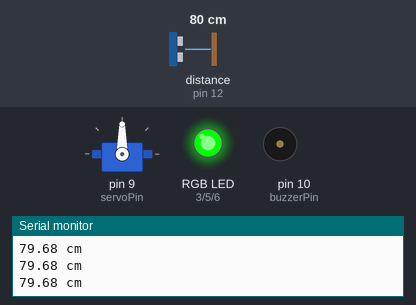
Recording of a sketch running on a simulated Arduino Uno, built with avr-gcc and run on an emulated ATmega328P. Parts: servo, an RGB LED mixed from three pins (HIGH = lit), buzzer (waves = sounding), the last lines printed to the serial monitor. Wiring (inferred from the names in the program): ultrasonic range finder: trigger pin 11; echo pin 12. Inputs (shaded band) come from the test bench; at power-on: distance to the obstacle (sensor on pin 12) 80 cm. The echo pulse lasts 58.3 µs per cm; pins used as bus, display or sensor lines are not drawn.

Above: at 1.2 s.
1.3 s: distance to the obstacle (sensor on pin 12) set to 18 cm
2.8 s: distance to the obstacle (sensor on pin 12) set to 14 cm
At 3.4 s:
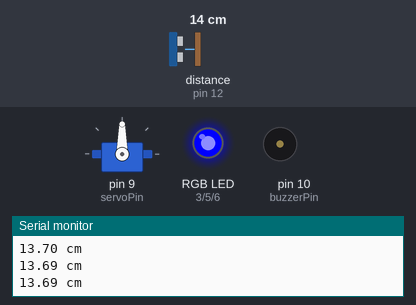
4.3 s: distance to the obstacle (sensor on pin 12) set to 2 cm
At 5.2 s:
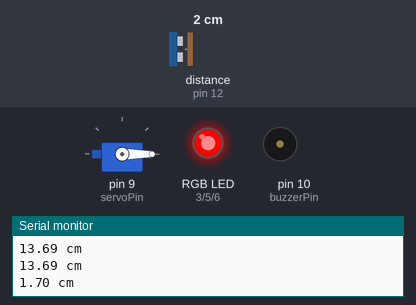
7.3 s: distance to the obstacle (sensor on pin 12) set to 4 cm
10.3 s: distance to the obstacle (sensor on pin 12) set to 7 cm
At 11.4 s:
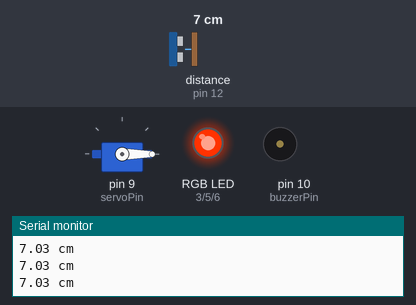
12.2 s: distance to the obstacle (sensor on pin 12) set to 35 cm
At 13.1 s:
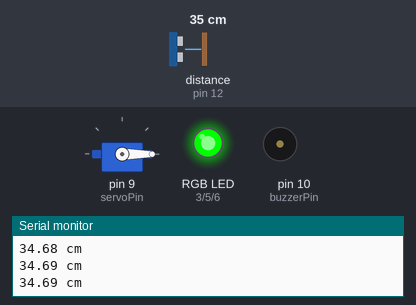
Timing chart, 0 to 14.8 s (numbered marks = the images above; inputs shaded):
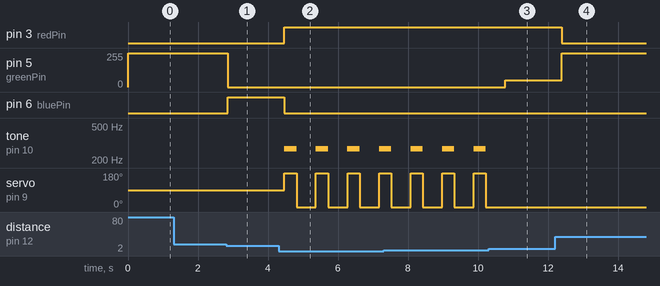

The sketch:

3c-motion-alarm.ino
```cpp
/*
  SparkFun Inventor’s Kit
  Circuit 3B-Distance Sensor

  Control the color of an RGB LED using an ultrasonic distance sensor.

  This sketch was written by SparkFun Electronics, with lots of help from the Arduino community.
  This code is completely free for any use.

  View circuit diagram and instructions at: https://learn.sparkfun.com/tutorials/sparkfun-inventors-kit-experiment-guide---v41
  Download drawings and code at: https://github.com/sparkfun/SIK-Guide-Code
*/

#include <Servo.h>                //include the Servo library

const int trigPin = 11;           //connects to the trigger pin on the distance sensor
const int echoPin = 12;           //connects to the echo pin on the distance sensor

const int redPin    = 3;           //pin to control the red LED inside the RGB LED
const int greenPin  = 5;           //pin to control the green LED inside the RGB LED
const int bluePin   = 6;           //pin to control the blue LED inside the RGB LED
const int servoPin  = 9;           //pin to control the servo
const int buzzerPin = 10;          //pin to control the buzzer

float distance = 0;               //stores the distance measured by the distance sensor

Servo myServo; // create a servo object

void setup()
{
  Serial.begin (9600);        //set up a serial connection with the computer

  pinMode(trigPin, OUTPUT);   //the trigger pin will output pulses of electricity
  pinMode(echoPin, INPUT);    //the echo pin will measure the duration of pulses coming back from the distance sensor

  //set the RGB LED pins to output
  pinMode(redPin, OUTPUT);
  pinMode(greenPin, OUTPUT);
  pinMode(bluePin, OUTPUT);

  pinMode(buzzerPin, OUTPUT); // set the buzzer to output

  myServo.attach(servoPin);
}

void loop() {
  distance = getDistance();   //variable to store the distance measured by the sensor

  Serial.print(distance);     //print the distance that was measured
  Serial.println(" cm");      //print units after the distance

  if (distance <= 5) {                       //if the object is close

    //make the RGB LED red
    analogWrite(redPin, 255);
    analogWrite(greenPin, 0);
    analogWrite(bluePin, 0);

    tone(buzzerPin, 272);
    myServo.write(180);
    delay(350); // need to give the servo time to move

    noTone(buzzerPin);
    myServo.write(0);
    delay(350);  // need to give the servo time to move

  } else if ((distance > 5) && (distance <= 10)) { //if the object is a medium distance

    //make the RGB LED yellow
    analogWrite(redPin, 255);
    analogWrite(greenPin, 50);
    analogWrite(bluePin, 0);

  } else if ((distance > 10) && (distance <= 15)) {                                    //if the object is far away

    //make the RGB LED blue
    analogWrite(redPin, 0);
    analogWrite(greenPin, 0);
    analogWrite(bluePin, 255);

  } else {

    //make the RGB LED green
    analogWrite(redPin, 0);
    analogWrite(greenPin, 255);
    analogWrite(bluePin, 0);
  }

  delay(200);      //delay 100ms between each reading
}

//------------------FUNCTIONS-------------------------------

//RETURNS THE DISTANCE MEASURED BY THE HC-SR04 DISTANCE SENSOR
float getDistance()
{
  float echoTime;                   //variable to store the time it takes for a ping to bounce off an object
  float calculatedDistance;         //variable to store the distance calculated from the echo time

  //send out an ultrasonic pulse that's 10ms long
  digitalWrite(trigPin, HIGH);
  delayMicroseconds(10);
  digitalWrite(trigPin, LOW);

  echoTime = pulseIn(echoPin, HIGH);      //use the pulsein command to see how long it takes for the
                                          //pulse to bounce back to the sensor

  // The speed of sound is 343 meters/second or 34,300 cm/s. The constant 0.01715 = (34300 cm/s * 0.5) / 1000000 microseconds/second
  calculatedDistance = echoTime * 0.01715;

  return calculatedDistance;              //send back the distance that was calculated
}
```

Measured:
- the behaviour switches between 16 and 15 cm on distance to the obstacle (sensor on pin 12) (found by bisection; images 0 and 1)
- the behaviour switches between 5 and 6 cm on distance to the obstacle (sensor on pin 12) (found by bisection; images 2 and 3)
- after the input at 2.8 s, pin 5 (greenPin): 255/255 → 0/255 after 0.06 s; pin 6 (bluePin): LOW → HIGH after 0.06 s
- after the input at 4.3 s, pin 3 (redPin): LOW → HIGH after 0.17 s; pin 6 (bluePin): HIGH → LOW after 0.17 s; tone on pin 10 (buzzerPin): alternates 272 Hz for 0.35 s and silent for 0.55 s, starting after 0.17 s; servo on pin 9 (servoPin): alternates 180° for 0.35 s and 0° for 0.55 s, starting after 0.17 s
- after the input at 10.3 s, pin 5 (greenPin): 0/255 → 50/255 after 0.48 s; tone on pin 10 (buzzerPin): stops changing and stays silent; servo on pin 9 (servoPin): stops changing and stays 0°
- after the input at 12.2 s, pin 3 (redPin): HIGH → LOW after 0.19 s; pin 5 (greenPin): 50/255 → 255/255 after 0.19 s
